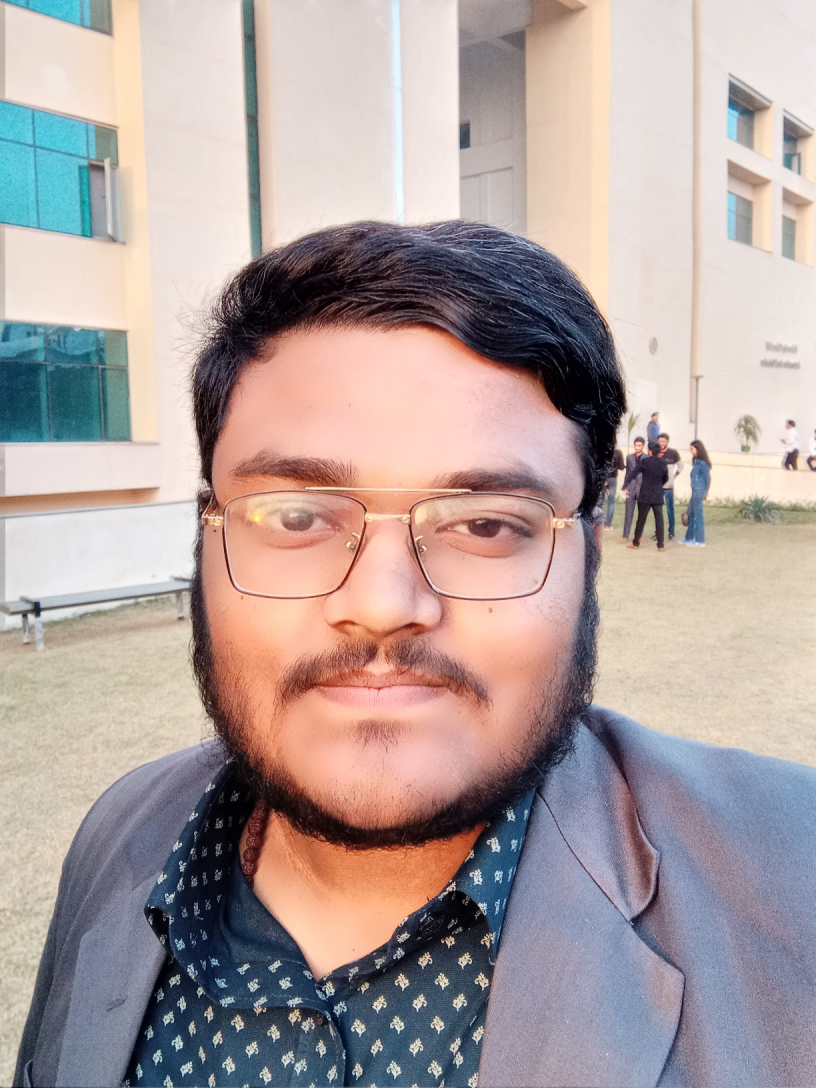
#> input picture Face Recognition Model/Model/test_images/naveen1.jpg, 2448 x 3264 px (shown at 1/3 size)
$ python person_classification_model.py
#> lines starting #> are read from the running program, lines starting #| are printed output that depends on the picture
# -*- coding: utf-8 -*-
"""Person_Classification_Model.ipynb

Automatically generated by Colab.

Original file is located at
    https://colab.research.google.com/drive/1JSXxFsLi1OQLHi7KlRUMJhvi4b3A_WnN

## Importing Libraries
"""

# Commented out IPython magic to ensure Python compatibility.
import numpy as np
import cv2
import matplotlib
from matplotlib import pyplot as plt
# %matplotlib inline

"""## Image Pre-processing"""

img = cv2.imread('./test_images/naveen1.jpg')
#> img is the input picture: shape (3264, 2448, 3); mean B, G, R 158.8, 160.8, 175.7
img.shape

plt.imshow(img)

gray = cv2.cvtColor(img, cv2.COLOR_BGR2GRAY)
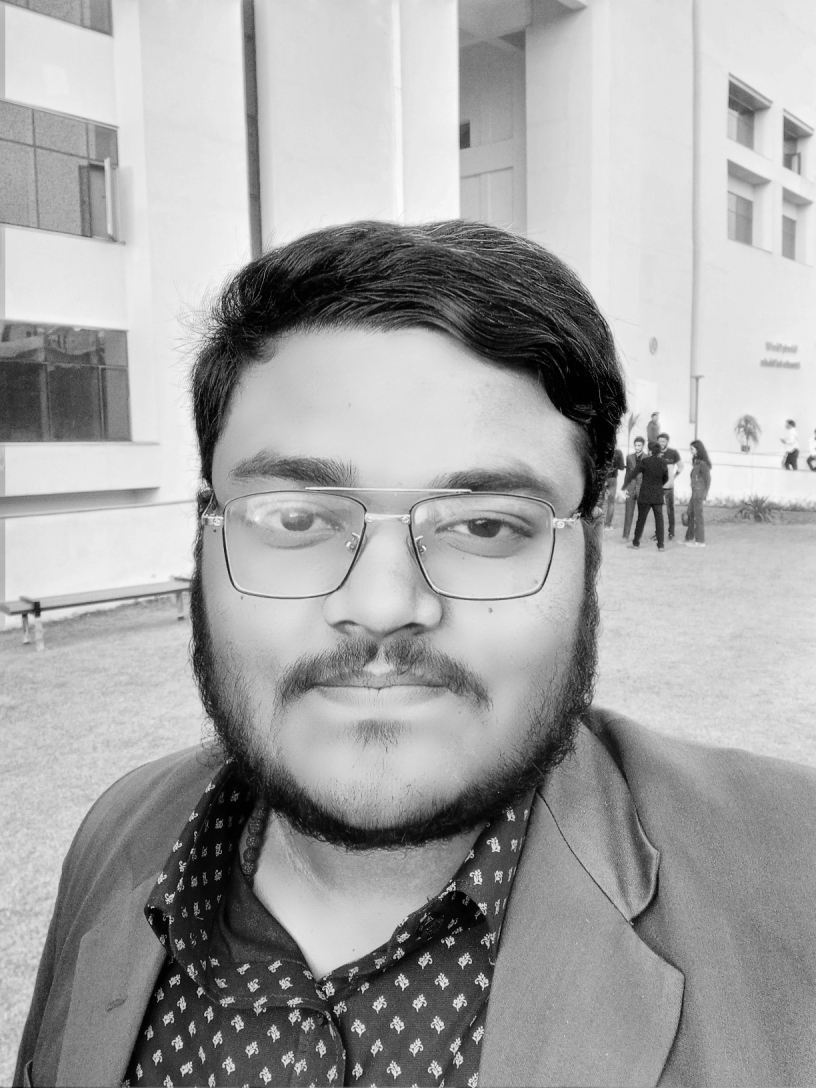
#> gray: shape (3264, 2448) (shown at 1/3 size); min 0, max 254, mean 165
gray.shape

gray

plt.imshow(gray, cmap='gray')

face_cascade = cv2.CascadeClassifier('./opencv/haarcascades/haarcascade_frontalface_default.xml')
eye_cascade = cv2.CascadeClassifier('./opencv/haarcascades/haarcascade_eye.xml')

faces = face_cascade.detectMultiScale(gray, 1.3, 5)
#> faces = [[493, 1039, 1370, 1370]]
faces

(x,y,w,h) = faces[0]
#> x = 493; y = 1039; w = 1370; h = 1370
x,y,w,h

face_img = cv2.rectangle(img,(x,y),(x+w,y+h),(255,0,0),4)
plt.imshow(face_img)

cv2.destroyAllWindows()
for (x,y,w,h) in faces:
    face_img = cv2.rectangle(img,(x,y),(x+w,y+h),(255,0,0),2)
    roi_gray = gray[y:y+h, x:x+w]
    roi_color = face_img[y:y+h, x:x+w]
    eyes = eye_cascade.detectMultiScale(roi_gray)
    for (ex,ey,ew,eh) in eyes:
        cv2.rectangle(roi_color,(ex,ey),(ex+ew,ey+eh),(0,255,0),2)
#> this loop made 1 pass
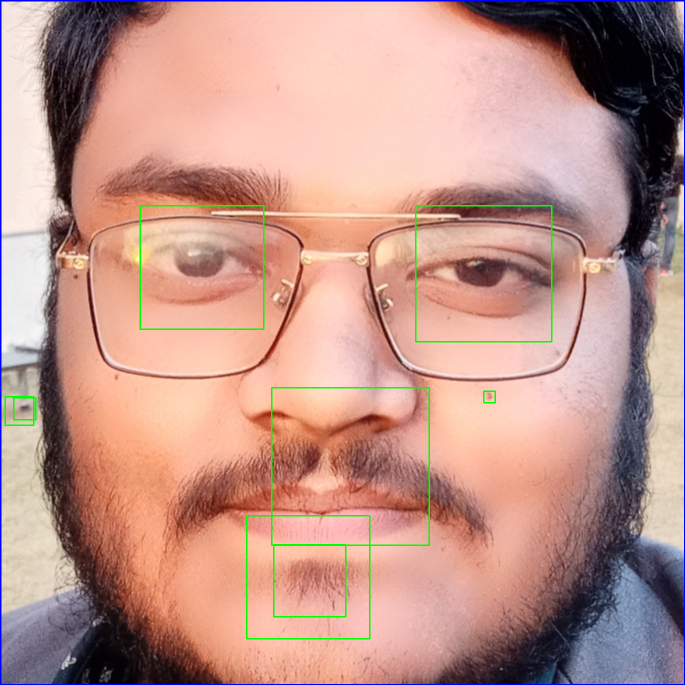
#> roi_color: shape (1370, 1370, 3) (shown at 1/2 size); mean B, G, R 138.2, 148.8, 190.9


plt.figure()
plt.imshow(face_img, cmap='gray')
plt.show()
#> figure, not shown here; B, G, R data is drawn as R, G, B

"""### Croping Final image"""

# Commented out IPython magic to ensure Python compatibility.
# %matplotlib inline
plt.imshow(roi_color, cmap='gray')

cropped_img = np.array(roi_color)
cropped_img.shape

"""### Wavelet transform"""

# Getting various facial features such as eyes, nose, lips etc using "Wavelet transform"
import pywt

def w2d(img, mode='haar', level=1):
#> called with mode = 'db1', level = 5
    imArray = img
    #Datatype conversions
    #convert to grayscale
    imArray = cv2.cvtColor( imArray,cv2.COLOR_RGB2GRAY )
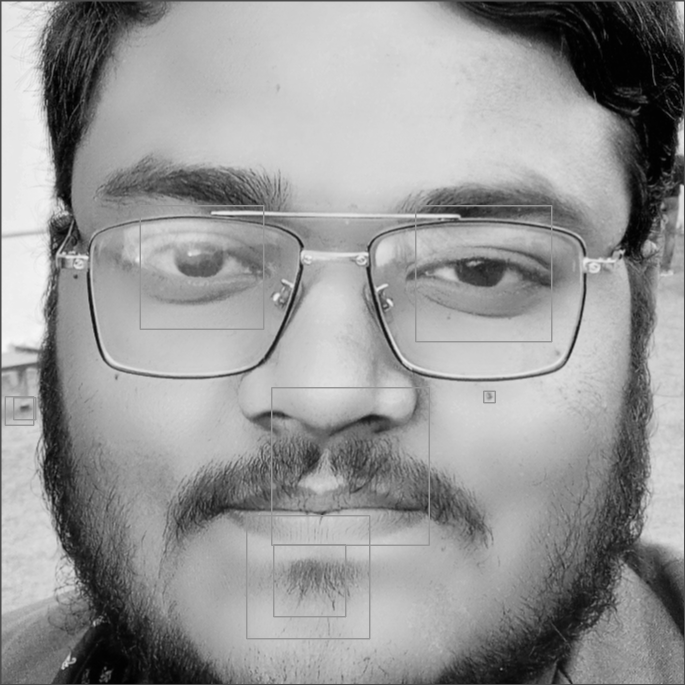
#> imArray: shape (1370, 1370) (shown at 1/2 size); min 0, max 247, mean 150.4
    #convert to float
    imArray =  np.float32(imArray)
    imArray /= 255;
    # compute coefficients
    coeffs=pywt.wavedec2(imArray, mode, level=level)
#> coeffs = 6 items

    #Process Coefficients
    coeffs_H=list(coeffs)
#> coeffs_H = 6 items
    coeffs_H[0] *= 0;

    # reconstruction
    imArray_H=pywt.waverec2(coeffs_H, mode);
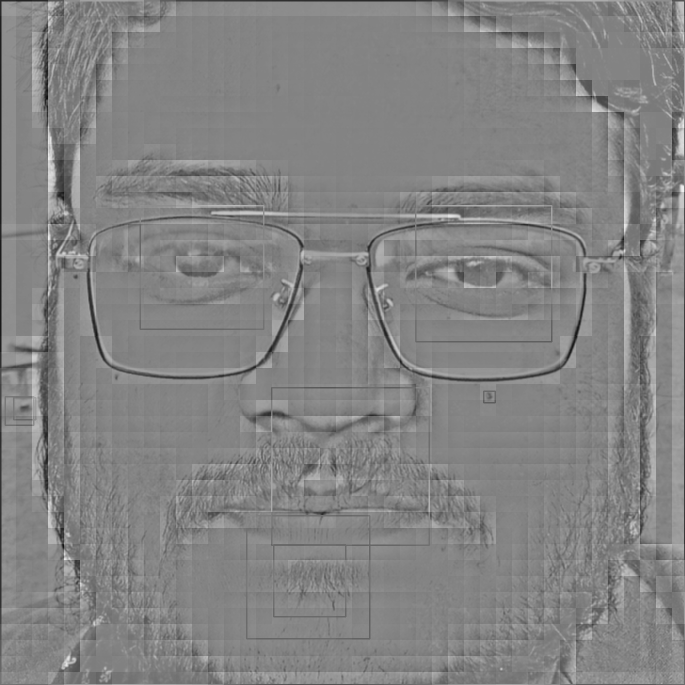
#> imArray_H: shape (1370, 1370) float32 (shown at 1/2 size); min -0.708, max 0.664, mean 0.00101; drawn with min black and max white
    imArray_H *= 255;
    imArray_H =  np.uint8(imArray_H)
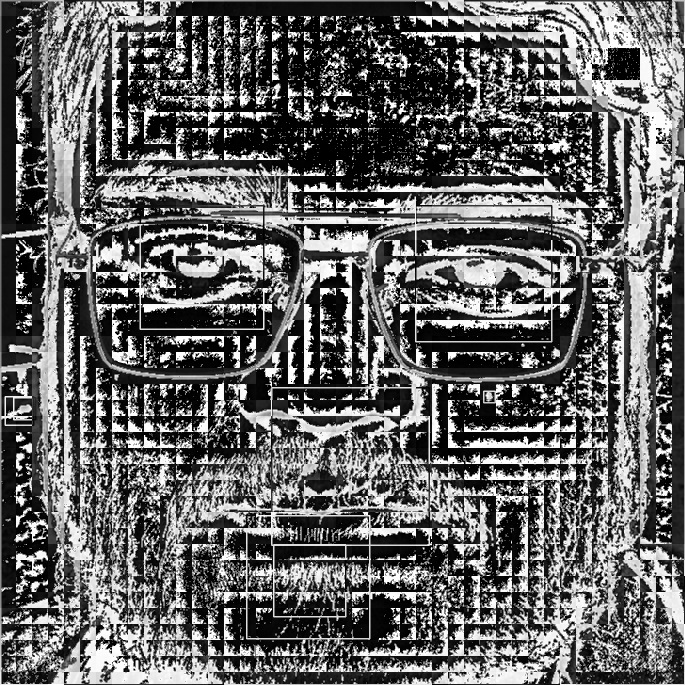
#> imArray_H: shape (1370, 1370) (shown at 1/2 size); min 0, max 255, mean 99.9

    return imArray_H

im_har = w2d(cropped_img,'db1',5)
plt.imshow(im_har, cmap='gray')

"""## Saving final croped image"""

def get_cropped_image(image_path):
#> called with image_path = './test_images/naveen1.jpg'
    img = cv2.imread(image_path)
    gray = cv2.cvtColor(img, cv2.COLOR_BGR2GRAY)
    faces = face_cascade.detectMultiScale(gray, 1.3, 5)
#> faces = [[493, 1039, 1370, 1370]]
    for (x,y,w,h) in faces:
        roi_gray = gray[y:y+h, x:x+w]
        roi_color = img[y:y+h, x:x+w]
        eyes = eye_cascade.detectMultiScale(roi_gray)
        if len(eyes) >= 1:
            return roi_color

original_image = cv2.imread('./test_images/naveen1.jpg')
plt.imshow(original_image)

cropped_image = get_cropped_image('./test_images/naveen1.jpg')
plt.imshow(cropped_image)

"""### Testing on unclear data"""

org_unclear_image = cv2.imread('./test_images/naveen2.jpg')
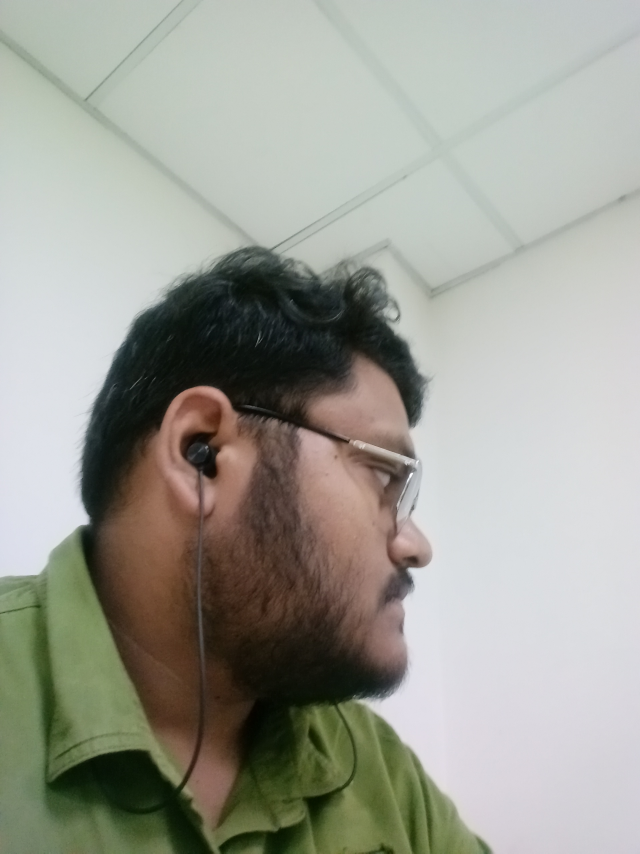
#> input picture Face Recognition Model/Model/test_images/naveen2.jpg, 1920 x 2560 px (shown at 1/3 size)
#> org_unclear_image is the input picture: shape (2560, 1920, 3); mean B, G, R 148.7, 158, 157.2
plt.imshow(org_unclear_image)

unclear_cropped_image = get_cropped_image('./test_images/naveen2.jpg')
#> call 2 of get_cropped_image, with image_path = './test_images/naveen2.jpg'
#> in get_cropped_image (call 2), `gray = cv2.cvtColor(img, cv2.COLOR_BGR2GRAY)`:
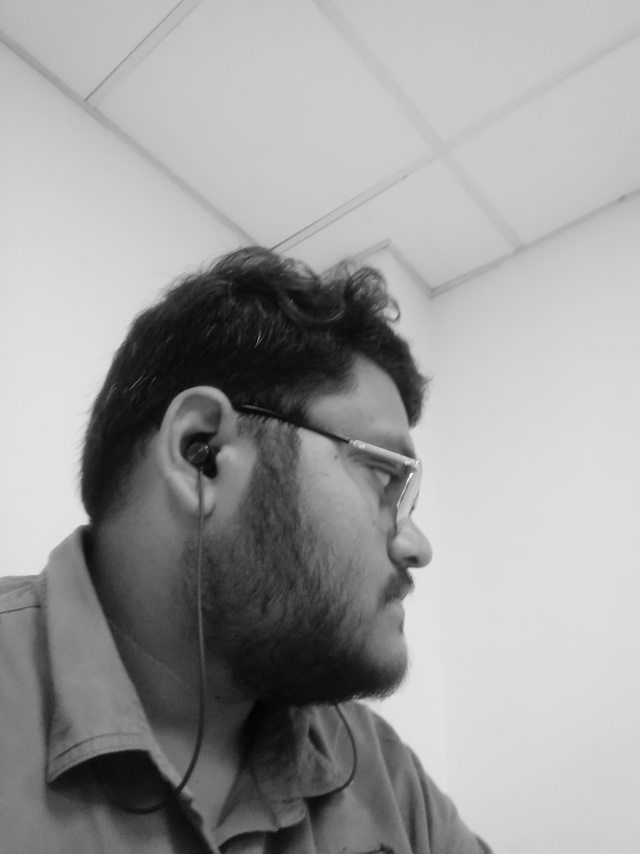
#> gray: shape (2560, 1920) (shown at 1/3 size); min 1, max 255, mean 156.7
#> in get_cropped_image (call 2), `faces = face_cascade.detectMultiScale(gray, 1.3, 5)`: faces = ()
unclear_cropped_image

"""## Saving Cropped Image to new dir"""

path_to_data = "./Dataset/"
path_to_cr_data = "./Dataset/CROPPED/"

import os
img_dirs = []
for entry in os.scandir(path_to_data):
    if entry.is_dir():
        img_dirs.append(entry.path)

img_dirs

import shutil
if os.path.exists(path_to_cr_data):
     shutil.rmtree(path_to_cr_data)
os.mkdir(path_to_cr_data)

cropped_image_dirs = []
person_file_names_dict = {}
for img_dir in img_dirs:
    count = 1
    person_name = img_dir.split('/')[-1]
    person_file_names_dict[person_name] = []
    for entry in os.scandir(img_dir):
        roi_color = get_cropped_image(entry.path)
#> (the run stopped early here; a loop or call above may not have finished)
